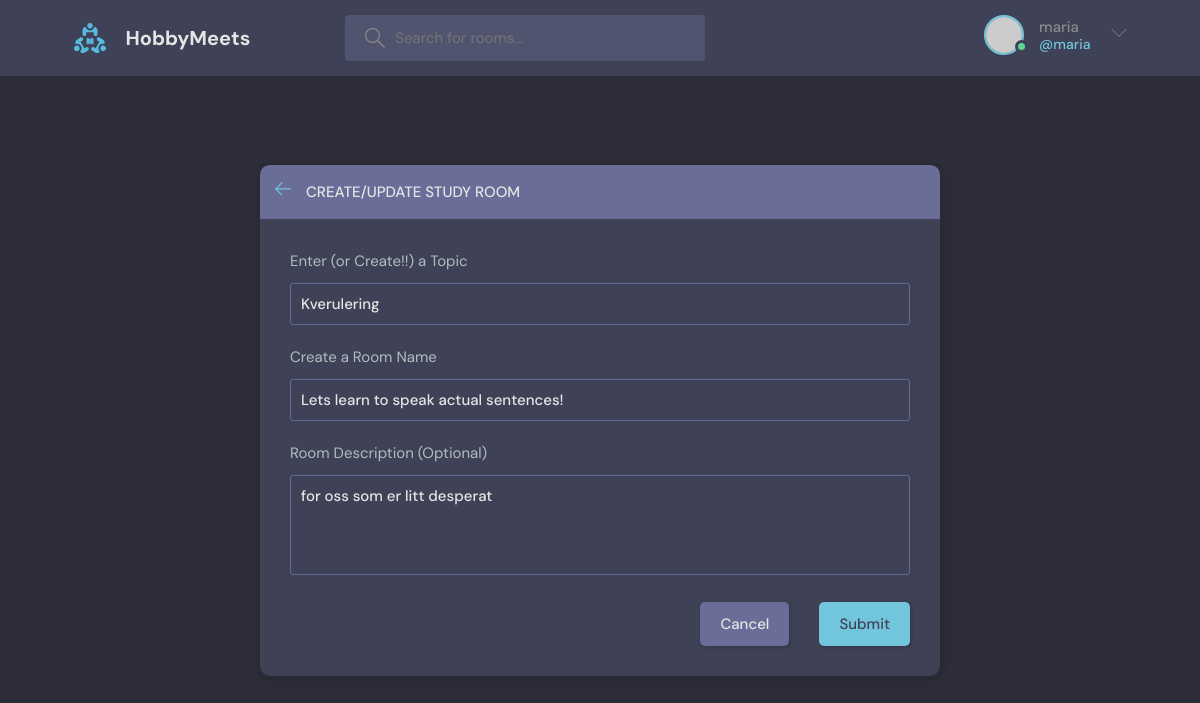
Page /update-room/1 (signed in) on the committed database.
### base/models.py (models this page shows, shortened)
class User(AbstractUser):
    name = models.CharField(max_length=200, null=True)
    email = models.EmailField(unique=True, null=True)
    bio = models.TextField(null=True)
    avatar = models.ImageField(null=True, default="avatar.svg")
    USERNAME_FIELD = 'email' # override orig. User and set email as login info
    REQUIRED_FIELDS = []

class Room(models.Model):
    host = models.ForeignKey(User, on_delete=models.SET_NULL, null=True)
    topic = models.ForeignKey(Topic, on_delete=models.SET_NULL, null=True) #ForeignKey establishes a parent-child relationship with Topic. Need to allow null=True in the db bc of SET_NULL
    name = models.CharField(max_length=200)
    description = models.TextField(null=True, blank=True) # null=True doesn't actually do much as explained here: https://stackoverflow.com/questions/8609192/what-is-the-difference-between-null-true-and-blank-true-in-django
    participants = models.ManyToManyField(User, related_name='participants', blank=True) #more about related_name on Notion/Stackoverflow. Blank=true means you can submit a form without filling everying out
    updated = models.DateTimeField(auto_now=True) #auto_now takes a snapshot everytime the instance is saved _ Eg. when the room was last updated
    created = models.DateTimeField(auto_now_add=True) #only takes a timestamp when the instance is created - Eg. when the room was created
    class Meta:
        ordering = ['-updated', '-created'] #the dash means descending order, eg. newest updated / created will be first

class Topic(models.Model):
    name = models.CharField(max_length=200)

### base/views.py (the view)
# urls.py: path('update-room/<str:pk>', views.updateRoom, name="update-room"),
@login_required(login_url='login') #checks if authorized and redirects unauthorized users to the login page
def updateRoom(request, pk):
    room = Room.objects.get(id=pk)
    form = RoomForm(instance=room)
    topics = Topic.objects.all()
    if request.user != room.host:
        return HttpResponse('Få dæ vækk ditt håratt spøkels, du e itj vælkommen hær!')
    if request.method == 'POST': #follow same principle for this if clause as in createRoom()
        topic_name = request.POST.get('topic')
        topic, created = Topic.objects.get_or_create(name=topic_name)
        room.name = request.POST.get('name')
        room.topic = topic
        room.description = request.POST.get('description')
        room.save()
        return redirect('home')
    context = {'form': form, 'topics': topics, 'room': room}
    return render(request, 'base/room_form.html', context)

### base/forms.py
class RoomForm(ModelForm):
    class Meta:
        model = Room
        fields = '__all__' # create all fields that are specified in the Room model (except for fields that aren't possible to update/change manually, eg. updated/changed)
        exclude = ['host', 'participants'] #one way to remove some fields from the form. remember to add these values in views.py so that something will be sent to the db

### base/templates/base/room_form.html (shortened to what this page needs)
{% extends 'main.html' %}
{% block content %}
  <main class="create-room layout">
    <div class="container">
      <div class="layout__box">
        <div class="layout__boxHeader">
          <div class="layout__boxTitle">
            <a href="{% url 'home' %}">
              <svg version="1.1" xmlns="http://www.w3.org/2000/svg" width="32" height="32" viewBox="0 0 32 32">
                <title>arrow-left</title>
                <path
                  d="M13.723 2.286l-13.723 13.714 13.719 13.714 1.616-1.611-10.96-10.96h27.625v-2.286h-27.625l10.965-10.965-1.616-1.607z">
                </path>
              </svg>
            </a>
            <h3>Create/Update Study Room</h3>
          </div>
        </div>
        <div class="layout__body">
          <form class="form" action="", method="POST">
            <div class="form__group">
              <label for="room_topic">Enter (or Create!!) a Topic</label>
              <input required type="text" value="{{room.topic.name}}" name="topic" list="topic-list" />
            </div>
            <div class="form__group">
              <label for="room_name">Create a Room Name</label>
              {{form.name}}
            </div>
            <div class="form__group">
              <label for="room_description">Room Description (Optional)</label>
              {{form.description}}
            </div>
            <div class="form__action">
              <a class="btn btn--dark" href="{% url 'home' %}">Cancel</a>
              <button class="btn btn--main" type="submit">Submit</button>
            </div>
          </form>
        </div>
      </div>
    </div>
  </main>
  {% endblock content %}

### templates/navbar.html (shortened to what this page needs)
{% load static %}
<header class="header header--loggedIn">
    <div class="container">
      <a href="{% url 'home' %}" class="header__logo">
        <img src="{% static 'images/logo.svg' %}" />
        <h1>HobbyMeets</h1>
      </a>
      <form class="header__search" method="GET" action="{% url 'home' %}">
        <label>
          <input name = "q" placeholder="Search for rooms..." />
        </label>
      </form>
      <nav class="header__menu">
        {% if request.user.is_authenticated %}
        <div class="header__user">
          <a href="{% url 'update-user' %}">
            <div class="avatar avatar--medium active">
              <img src="https://randomuser.me/api/portraits/men/37.jpg" />
            </div>
            <p>{{request.user.username}} <span>@{{request.user.username}}</span></p>
          </a>
          <button class="dropdown-button">
            <svg version="1.1" xmlns="http://www.w3.org/2000/svg" width="32" height="32" viewBox="0 0 32 32">
              <title>chevron-down</title>
              <path d="M16 21l-13-13h-3l16 16 16-16h-3l-13 13z"></path>
            </svg>
          </button>
        </div>
        {% else %}
        <a href="{% url 'login' %}">
          <img src="{% static 'images/avatar.svg' %}" />
          <p>Log in</p>
        </a>
        {% endif %}
      </nav>
    </div>
  </header>

### rows in the picture
User: user.username "maria"
Room: topic "Kverulering", name "Lets learn to speak actual sentences!", description "for oss som er litt desperat"
